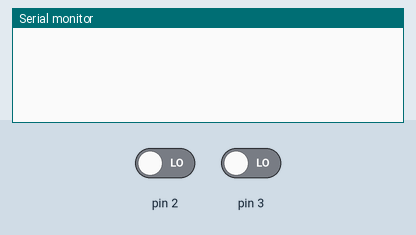
This sketch was run on a simulated Arduino Uno, built with avr-gcc and run on an emulated ATmega328P. Shown: the last lines printed to the serial monitor. The test bench sets the inputs (shaded band); at power-on: pin 2 LOW, pin 3 LOW.

Above: at 1.2 s.
1.3 s: pin 2 driven HIGH
At 1.41 s:
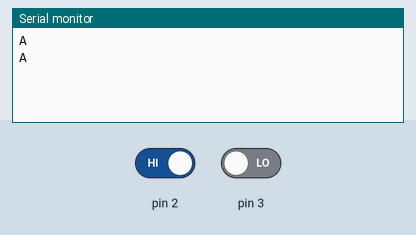
3.2 s: pin 3 driven HIGH
At 3.21 s:
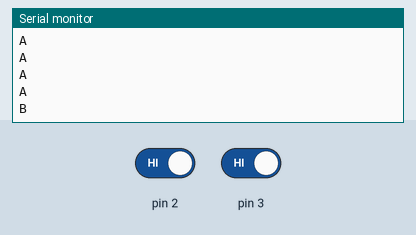

The sketch:

keyboardWithTwoInputs.ino
```cpp
// C++ code
//
void setup()
{
  pinMode(2, INPUT);
  pinMode(3, INPUT);
  Serial.begin(9600);
}

void loop()
{
  int A=digitalRead(2);
  int B=digitalRead(3);
  if (A==HIGH) {
    Serial.println("A");
  }
  if (B==HIGH) {
    Serial.println("B");
  }
  delay(100);
}
```

Measured:
- after the input at 1.3 s, the serial monitor: prints a new line at once (image 1)
- after the input at 3.2 s, the serial monitor: prints a new line at once (image 2)
